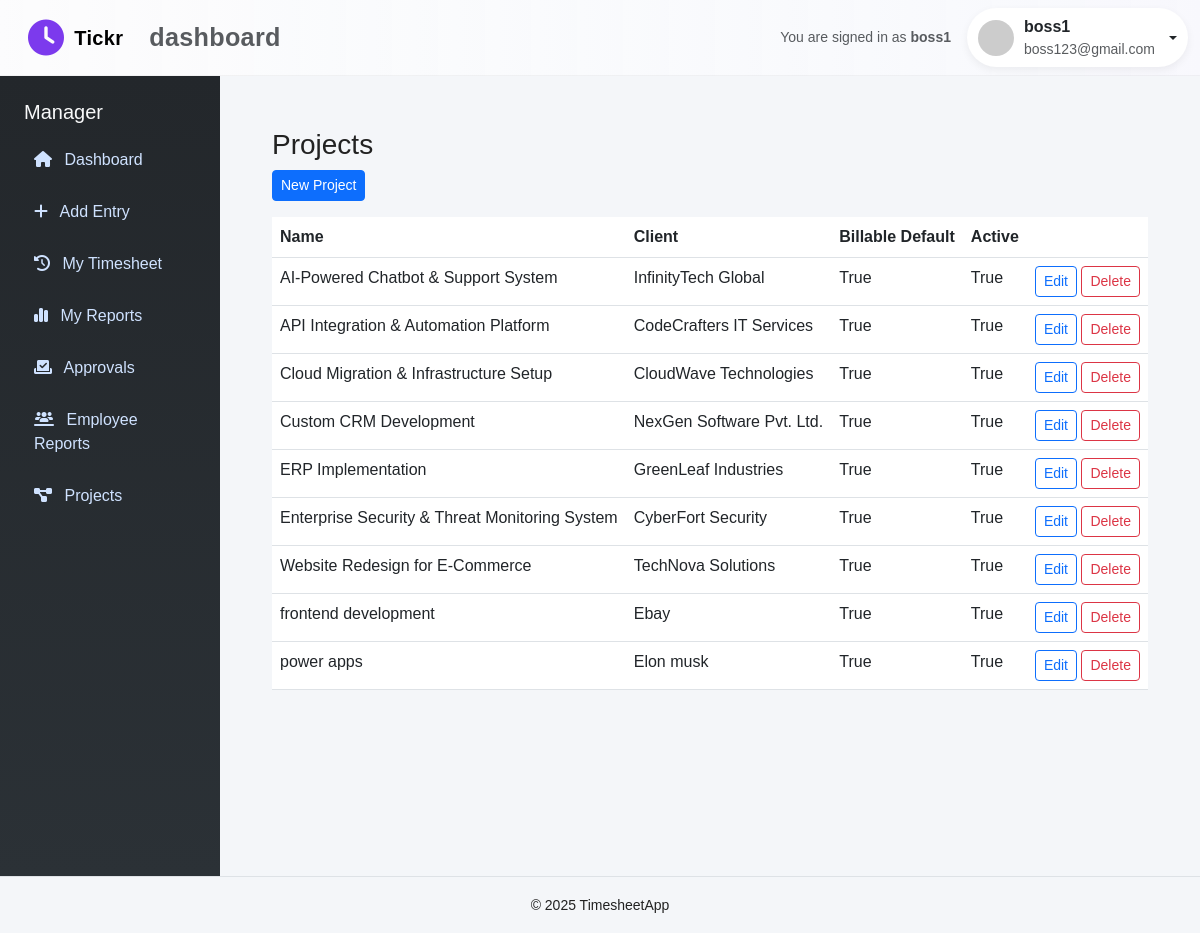
Screenshot of /manager/projects/ (signed in) with the database file from the repository.
### timesheet_app/models.py (models this page shows, shortened)
class CustomUser(AbstractUser):
    role = models.CharField(max_length=10, choices=ROLE_CHOICES)

class Project(models.Model):
    name = models.CharField(max_length=120)
    client = models.CharField(max_length=120)
    billable_default = models.BooleanField(default=True)
    active = models.BooleanField(default=True)
    created_at = models.DateTimeField(auto_now_add=True)
    updated_at = models.DateTimeField(auto_now=True)
    class Meta:
        indexes = [
            models.Index(fields=["active"]),
        ]

### timesheet_app/views.py (the view)
# urls.py: path("manager/projects/", projects_list, name="projects_list"),
@role_required('manager')
@login_required
def projects_list(request):
    projects = Project.objects.all().order_by('name')
    return render(request, 'dashboard/projects_list.html', {'projects': projects})

### timesheet_app/templates/dashboard/projects_list.html
{% extends 'base.html' %}
{% block sidebar %}
  {% include 'dashboard/manager_sidebar.html' %}
{% endblock %}
{% block content %}
<div class="container my-4">
  <h3>Projects</h3>
  <a class="btn btn-sm btn-primary mb-3" href="{% url 'project_create' %}">New Project</a>
  <table class="table">
    <thead><tr><th>Name</th><th>Client</th><th>Billable Default</th><th>Active</th><th></th></tr></thead>
    <tbody>
      {% for p in projects %}
        <tr>
          <td>{{ p.name }}</td>
          <td>{{ p.client }}</td>
          <td>{{ p.billable_default }}</td>
          <td>{{ p.active }}</td>
          <td>
            <a class="btn btn-sm btn-outline-primary" href="{% url 'project_edit' p.id %}">Edit</a>
            <a class="btn btn-sm btn-outline-danger" href="{% url 'project_delete' p.id %}">Delete</a>
          </td>
        </tr>
      {% endfor %}
    </tbody>
  </table>
</div>
{% endblock %}

### timesheet_app/templates/base.html (shortened to what this page needs)
{% load static %}
<!doctype html>
<html lang="en">
<head>
  <link href="https://cdn.jsdelivr.net/npm/bootstrap@5.3.0/dist/css/bootstrap.min.css" rel="stylesheet">
  <link href="https://cdnjs.cloudflare.com/ajax/libs/font-awesome/6.4.0/css/all.min.css" rel="stylesheet">
</head>
<body>
<nav class="navbar navbar-expand-lg navbar-light" style="background: linear-gradient(90deg, rgba(255,255,255,0.7), rgba(250,250,255,0.6)); border-bottom:1px solid rgba(0,0,0,0.04);">
  <div class="container-fluid d-flex justify-content-between align-items-center">
    <div class="app-brand ms-lg-3">
      <i class="fa-solid fa-clock fa-lg" style="color:var(--accent)"></i>
      <span class="navbar-brand">Tickr</span>
      <small class="text-muted">dashboard</small>
    </div>
    <div class="d-flex align-items-center">
      <div class="me-3 text-muted small d-none d-md-block">You are signed in as <strong>{{ user.get_full_name|default:user.username }}</strong></div>
      {% if user.is_authenticated %}
      <div class="dropdown">
        <button class="btn profile-pill dropdown-toggle" data-bs-toggle="dropdown" aria-expanded="false">
          {% if user.profile and user.profile.avatar %}
            <img src="{{ user.profile.avatar.url }}" alt="avatar" />
          {% else %}
            <img src="https://ui-avatars.com/api/?name={{ user.username }}&background=7c3aed&color=fff" alt="avatar" />
          {% endif %}
          <div class="d-none d-sm-block text-start">
            <div style="font-weight:600">{{ user.get_full_name|default:user.username }}</div>
            <div class="small text-muted">{{ user.email }}</div>
          </div>
        </button>
      </div>
      {% endif %}
    </div>
  </div>
</nav>
<div class="d-flex">
  {% block sidebar %}{% endblock %}
  <div class="content-wrapper">
    {% block content %}{% endblock %}
  </div>
</div>
<footer class="text-center py-3 border-top">
  <small>&copy; 2025 TimesheetApp</small>
</footer>
</body>
</html>

### timesheet_app/templates/base.html (style rules this page uses)
:root { --primary: #0d6efd; --muted: #6c757d; --card: #ffffff; --bg: #f4f6f9; --accent: #7c3aed; }
body { display: flex; min-height: 100vh; flex-direction: column; margin: 0; background: var(--bg); font-family: 'Poppins', sans-serif; color: #222; }
.content-wrapper { flex: 1; padding: 28px 40px; background: var(--bg); min-height: 100vh; transition: padding 0.3s ease; }
.app-brand { font-weight: 700; letter-spacing: 0.3px; display: flex; align-items: center; gap: 10px; font-size: 1.8rem; user-select: none; color: #7c3aed; }
.profile-pill { display: flex; align-items: center; gap: 10px; background: var(--card); padding: 6px 10px; border-radius: 999px; box-shadow: 0 3px 8px rgba(12,12,12,0.06); cursor: pointer; transition: box-shadow 0.3s ease; }
.profile-pill img { width: 36px; height: 36px; border-radius: 50%; object-fit: cover; flex-shrink: 0; }

### rows the page displays
CustomUser: get_full_name "boss1", email "boss123@gmail.com"
Project: name "AI-Powered Chatbot & Support System", client "InfinityTech Global", billable_default "True", active "True"
Project: name "API Integration & Automation Platform", client "CodeCrafters IT Services", billable_default "True", active "True"
Project: name "Cloud Migration & Infrastructure Setup", client "CloudWave Technologies", billable_default "True", active "True"
Project: name "Custom CRM Development", client "NexGen Software Pvt. Ltd.", billable_default "True", active "True"
Project: name "ERP Implementation", client "GreenLeaf Industries", billable_default "True", active "True"
Project: name "Enterprise Security & Threat Monitoring System", client "CyberFort Security", billable_default "True", active "True"
Project: name "Website Redesign for E-Commerce", client "TechNova Solutions", billable_default "True", active "True"
Project: name "frontend development", client "Ebay", billable_default "True", active "True"
Project: name "power apps", client "Elon musk", billable_default "True", active "True"
